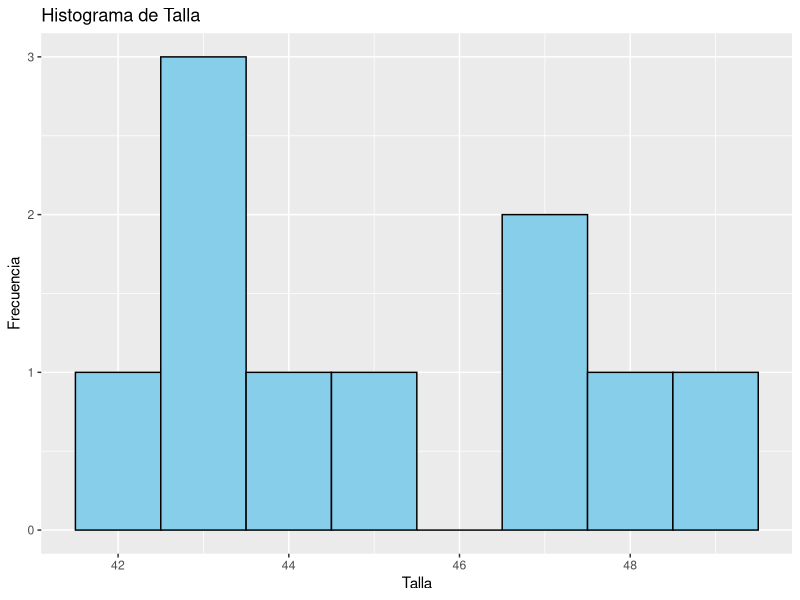
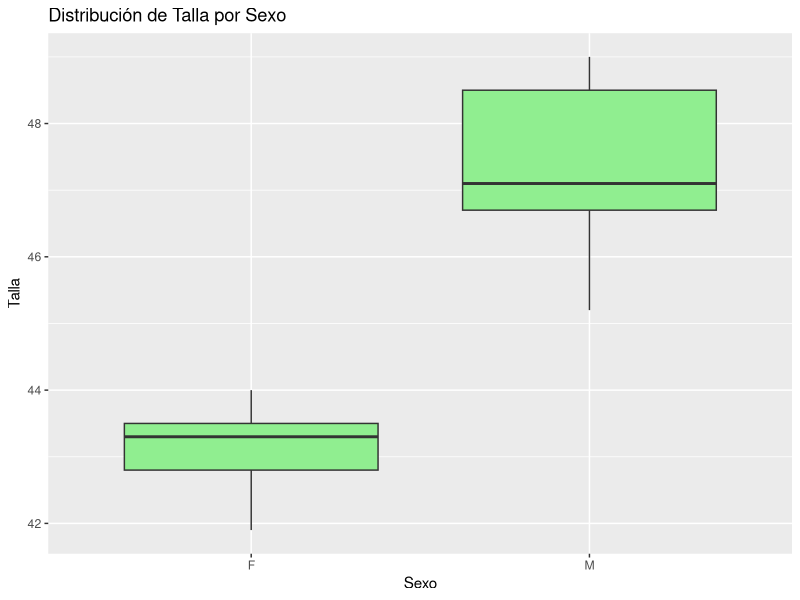

Recreate these plots in R, in order.
install.packages("readxl")
install.packages("dplyr")
install.packages("ggplot2")
# Cargar librerías
library(readxl)
library(dplyr)
library(ggplot2)

# Cargar archivo Excel (reemplaza 'datos_animales.xlsx' con tu archivo)
# Si está en otra hoja que no sea la primera, especifica con sheet = "nombre_hoja"
datos <- read_excel("datos_animales.xlsx")

# Ver las primeras filas
head(datos)

# Estadísticas generales de talla
resumen_talla <- datos %>%
  summarise(
    media = mean(Talla, na.rm = TRUE),
    mediana = median(Talla, na.rm = TRUE),
    desviacion = sd(Talla, na.rm = TRUE),
    minimo = min(Talla, na.rm = TRUE),
    maximo = max(Talla, na.rm = TRUE),
    conteo = n()
  )
print("Estadísticas generales de Talla:")
print(resumen_talla)

# Estadísticas por sexo
resumen_por_sexo <- datos %>%
  group_by(Sexo) %>%
  summarise(
    media = mean(Talla, na.rm = TRUE),
    mediana = median(Talla, na.rm = TRUE),
    desviacion = sd(Talla, na.rm = TRUE),
    conteo = n()
  )
print("Estadísticas de Talla por Sexo:")
print(resumen_por_sexo)

# Histograma de Talla
ggplot(datos, aes(x = Talla)) +
  geom_histogram(binwidth = 1, fill = "skyblue", color = "black") +
  labs(title = "Histograma de Talla", x = "Talla", y = "Frecuencia")

# Boxplot de Talla por Sexo
ggplot(datos, aes(x = Sexo, y = Talla)) +
  geom_boxplot(fill = "lightgreen") +
  labs(title = "Distribución de Talla por Sexo", x = "Sexo", y = "Talla")
